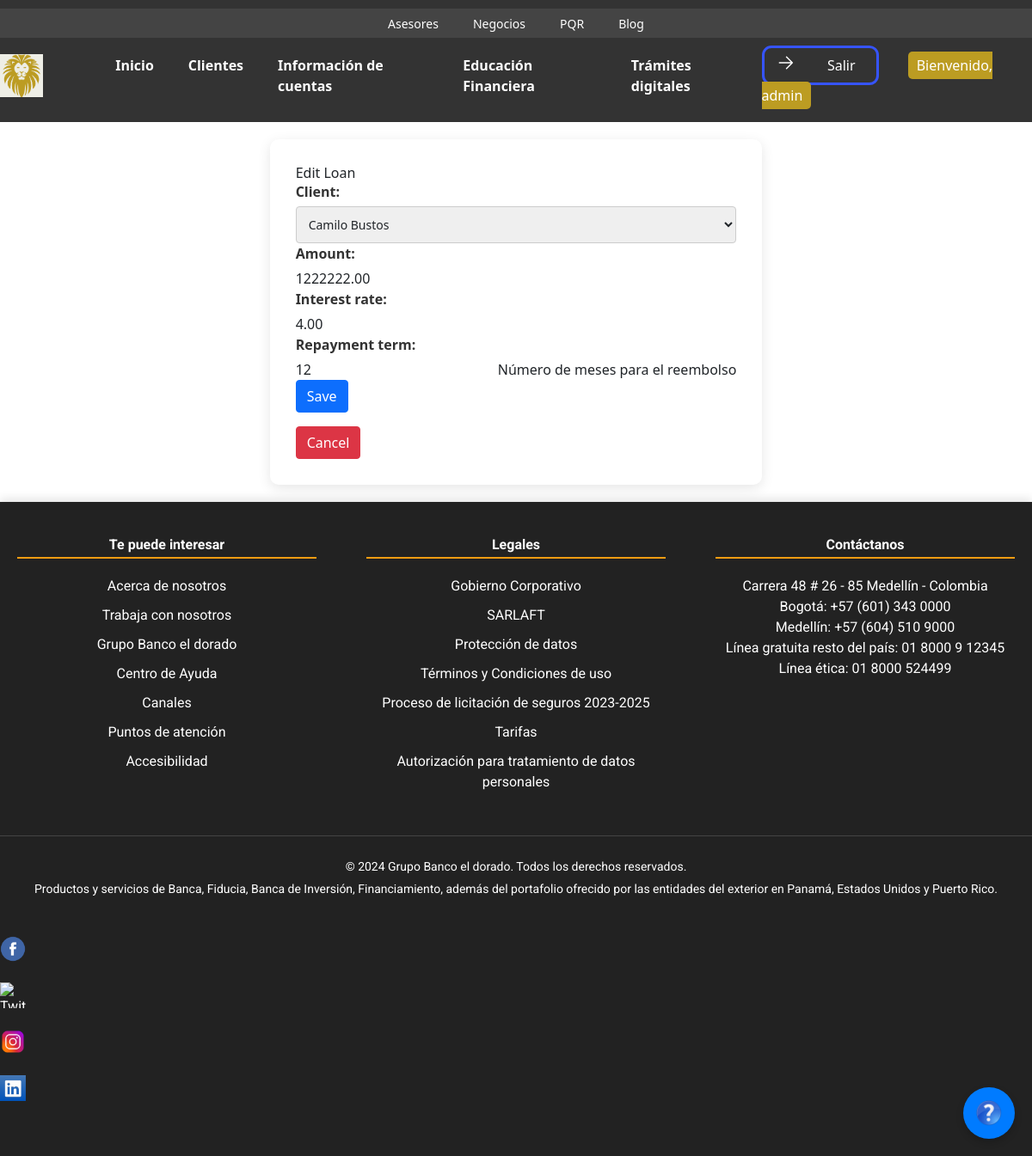
/loans/3/update/ (signed in), run on the app's committed database.
### blog/models.py (models this page shows, shortened)
class Loan(models.Model):
    client = models.ForeignKey(Client, on_delete=models.CASCADE, related_name='loans')
    amount = models.DecimalField(max_digits=10, decimal_places=2)
    interest_rate = models.DecimalField(max_digits=5, decimal_places=2)
    repayment_term = models.IntegerField(help_text="Número de meses para el reembolso")
    created_at = models.DateTimeField(auto_now_add=True)
    updated_at = models.DateTimeField(auto_now=True)
    class Meta:
        ordering = ['-created_at']

### blog/views.py (the view)
# urls.py: path('loans/<int:id>/update/', views.loan_update, name='loan_update'),
@login_required
def loan_update(request, id):
    loan = get_object_or_404(Loan, id=id)
    if request.method == 'POST':
        form = LoanForm(request.POST, instance=loan)
        if form.is_valid():
            form.save()
            return redirect('blog:loan_detail', id=id)
    else:
        form = LoanForm(instance=loan)
    return render(request, 'loan/loan_form.html', {'form': form})

### blog/forms.py
class LoanForm(forms.ModelForm):
    class Meta:
        model = Loan
        fields = ['client', 'amount', 'interest_rate', 'repayment_term']

### blog/models.py (called while the page is built)
    def __str__(self):
        return self.name

### blog/templates/loan/loan_form.html (shortened to what this page needs)
{% extends "base.html" %}
{% block content %}
<h2>{% if form.instance.pk %}Edit{% else %}Create{% endif %} Loan</h2>
<form method="post">
    {{ form.as_p }}
    <button type="submit" class="btn btn-primary mb-3">Save</button>
</form>
<a href="{% url 'blog:loan_list' %}" class="btn btn-danger">Cancel</a>
{% endblock %}

### blog/templates/base.html (shortened to what this page needs)
{% load static %}
<!DOCTYPE html>
<html lang="es">
<head>
    <link href="{% static 'css/body.css' %}" rel="stylesheet">
    <link href="{% static 'css/adminw.css' %}" rel="stylesheet">
    <link href="https://cdn.jsdelivr.net/npm/bootstrap@5.1.3/dist/css/bootstrap.min.css" rel="stylesheet">
    <link href="{% static 'css/chatbot.css' %}" rel="stylesheet">
    <link rel="stylesheet" href="https://cdnjs.cloudflare.com/ajax/libs/font-awesome/5.15.4/css/all.min.css">
    <script src="https://cdn.tailwindcss.com"></script>
</head>
<body>
    <header>
        <div class="top-menu">
            <ul>
                <li><a href="/asesores/">Asesores</a></li>
                <li><a href="/negocios/">Negocios</a></li>
                <li><a href="/pqr/">PQR</a></li>
                <li><a href="/blog/">Blog</a></li>
            </ul>
        </div>
        <div class="header-container">
            <div class="logo">
                <img src="{% static 'images/logo.png' %}" alt="Logo">
            </div>
            <nav>
                <ul>
                    <li><a href="/">Inicio</a></li>
                    <li><a href="/clients/">Clientes</a></li>
                    <li><a href="/get-card-info">Información de cuentas</a></li>
                    <li><a href="/educacion/">Educación Financiera</a>
                    </li>
                    <li><a href="/tramites/">Trámites digitales</a></li>
                </ul>
            </nav>
            <div class="user-info">
                {% if user.is_authenticated %}
                    <button class="custom-button" onclick="window.location.href='/logout/'">
                        <svg xmlns="http://www.w3.org/2000/svg" fill="none" viewBox="0 0 24 24" stroke-width="1.5" stroke="currentColor" class="w-6 h-6">
                            <path stroke-linecap="round" stroke-linejoin="round" d="M4.5 12h15m0 0l-6.75-6.75M19.5 12l-6.75 6.75"></path>
                        </svg>
                        <div class="custom-text">
                            Salir
                        </div>
                    </button>
                    <span class="welcome-message" style="margin-left: 30px; background-color: #BC9C22; padding: 5px 10px; border-radius: 5px; animation: fadeIn 1s;">
                        Bienvenido, {{ user.username }}
                    </span>
                {% endif %}
            </div>
        </div>
    </header>
    <div id="content">
        {% block content %}{% endblock %}
    </div>
    <footer class="footer">
        <div class="footer-container">
            <div class="footer-section">
                <h4>Te puede interesar</h4>
                <ul>
                    <li><a href="#">Acerca de nosotros</a></li>
                    <li><a href="#">Trabaja con nosotros</a></li>
                    <li><a href="#">Grupo Banco el dorado</a></li>
                    <li><a href="#">Centro de Ayuda</a></li>
                    <li><a href="#">Canales</a></li>
                    <li><a href="#">Puntos de atención</a></li>
                    <li><a href="#">Accesibilidad</a></li>
                </ul>
            </div>
            <div class="footer-section">
                <h4>Legales</h4>
                <ul>
                    <li><a href="#">Gobierno Corporativo</a></li>
                    <li><a href="#">SARLAFT</a></li>
                    <li><a href="#">Protección de datos</a></li>
                    <li><a href="#">Términos y Condiciones de uso</a></li>
                    <li><a href="#">Proceso de licitación de seguros 2023-2025</a></li>
                    <li><a href="#">Tarifas</a></li>
                    <li><a href="#">Autorización para tratamiento de datos personales</a></li>
                </ul>
            </div>
            <div class="footer-section">
                <h4>Contáctanos</h4>
                <p>Carrera 48 # 26 - 85 Medellín - Colombia</p>
                <p>Bogotá: +57 (601) 343 0000</p>
                <p>Medellín: +57 (604) 510 9000</p>
                <p>Línea gratuita resto del país: 01 8000 9 12345</p>
                <p>Línea ética: 01 8000 524499</p>
            </div>
        </div>
        <div class="footer-bottom">
            <p>&copy; 2024 Grupo Banco el dorado. Todos los derechos reservados.</p>
            <p>Productos y servicios de Banca, Fiducia, Banca de Inversión, Financiamiento, además del portafolio ofrecido por las entidades del exterior en Panamá, Estados Unidos y Puerto Rico.</p>
            <div class="social-media">
                <a href="#"><img src="{% static 'images/facebook.png' %}" alt="Facebook"></a>
                <a href="#"><img src="{% static 'images/x.png' %}" alt="Twitter"></a>
                <a href="#"><img src="{% static 'images/instagram.png' %}" alt="Instagram"></a>
                <a href="#"><img src="{% static 'images/linked.png' %}" alt="LinkedIn"></a>
            </div>
        </div>
    </footer>
    <div class="help-button">
        <a href="https://www.userlike.com/umc/#/inbox/81431049">
            <img src="{% static 'images/help.png' %}" alt="Ayuda">
        </a>
    </div>
</body>
</html>

### blog/static/css/body.css (style rules this page uses)
form label { font-size: 16px; font-weight: bold; color: #333; display: block; margin-bottom: 5px; }
form input[type="text"], form select, form textarea { width: 100%; padding: 10px; border: 1px solid #ccc; border-radius: 4px; font-size: 14px; box-sizing: border-box; }
body { font-family: 'Roboto', sans-serif; background-color: #f4f4f4; margin: 0; padding: 0; width: 100%; animation: fadeIn 1s ease-in-out; }
.logo { width: 10%; height: auto; }
header { background-color: #333; color: #fff; padding: 10px 0; position: relative; z-index: 1000; }
.header-container { max-width: 1200px; margin: 0 auto; display: flex; justify-content: space-between; align-items: center; }
.logo img { max-width: 50px; }
nav { display: flex; align-items: center; }
nav ul { display: flex; list-style: none; margin: 0; padding: 0; }
nav ul li { margin: 0 15px; }
nav ul li a { color: #fff; text-decoration: none; font-weight: bold; transition: color 0.3s; }
.top-menu { background-color: #444; padding: 5px 0; text-align: center; }
.top-menu ul { display: flex; justify-content: center; margin: 0; padding: 0; list-style: none; }
.top-menu ul li { margin: 0 20px; }
.top-menu ul li a { color: #fff; text-decoration: none; font-size: 14px; transition: color 0.3s; }
nav { margin: 20px 0; }
nav ul { list-style-type: none; padding: 0; display: flex; justify-content: center; }
nav ul li { margin: 0 20px; }
nav ul li a { color: white; text-decoration: none; font-weight: bold; transition: color 0.3s ease; }
#content { max-width: 900px; margin: 20px auto; padding: 30px; background: white; border-radius: 10px; box-shadow: 0 4px 15px rgba(0, 0, 0, 0.1); animation: fadeIn 0.8s ease-in-out; }
footer { background: #4CAF50; color: white; text-align: center; padding: 20px; position: relative; bottom: 0; width: 100%; box-shadow: 0 -4px 10px rgba(0, 0, 0, 0.1); animation: slideUp 1s ease-in-out; }
.footer { background-color: #222; color: #fff; padding: 40px 0; font-family: 'Roboto', sans-serif; }
.footer-container { display: flex; justify-content: space-between; max-width: 1200px; margin: 0 auto; padding: 0 20px; }
.footer-section { width: 30%; }
.footer-section h4 { margin-bottom: 20px; font-weight: bold; border-bottom: 2px solid #f39c12; padding-bottom: 5px; }
.footer-section ul { list-style: none; padding: 0; }
.footer-section ul li { margin: 10px 0; }
.footer-section ul li a { color: #fff; text-decoration: none; transition: color 0.3s ease; }
.footer-bottom { text-align: center; margin-top: 40px; border-top: 1px solid #444; padding-top: 20px; }
.footer-bottom p { margin: 5px 0; font-size: 14px; }
.social-media { margin-top: 20px; }
.social-media a { margin: 0 10px; transition: transform 0.3s ease; }
.social-media img { width: 30px; height: 30px; }
.footer { animation: fadeIn 0.8s ease-in; }

### blog/static/css/adminw.css (style rules this page uses)
.custom-button { background-color: #ffffff00; color: #fff; width: 8.5em; height: 2.9em; border: #3654ff 0.2em solid; border-radius: 11px; text-align: right; transition: all 0.6s ease; }
.custom-button svg { width: 1.6em; margin: -0.2em 0.8em 1em; position: absolute; display: flex; transition: all 0.6s ease; }
.custom-text { margin: 0 1.5em; }
html, body { height: 100%; margin: 0; }
body { display: flex; flex-direction: column; }
#content { flex: 1; }
footer { background: #333; color: white; text-align: center; padding: 20px; }

### blog/static/css/chatbot.css (style rules this page uses)
.help-button { position: fixed; bottom: 20px; right: 20px; background-color: #007bff; border-radius: 50%; width: 60px; height: 60px; display: flex; justify-content: center; align-items: center; cursor: pointer; box-shadow: 0px 4px 8px rgba(0, 0, 0, 0.2); }
.help-button img { width: 30px; height: 30px; }

### data on the page
Loan: client "Camilo Bustos", amount "1222222.00", interest_rate "4.00", repayment_term "12"

### other printed values
{{ user.username }} "admin"
